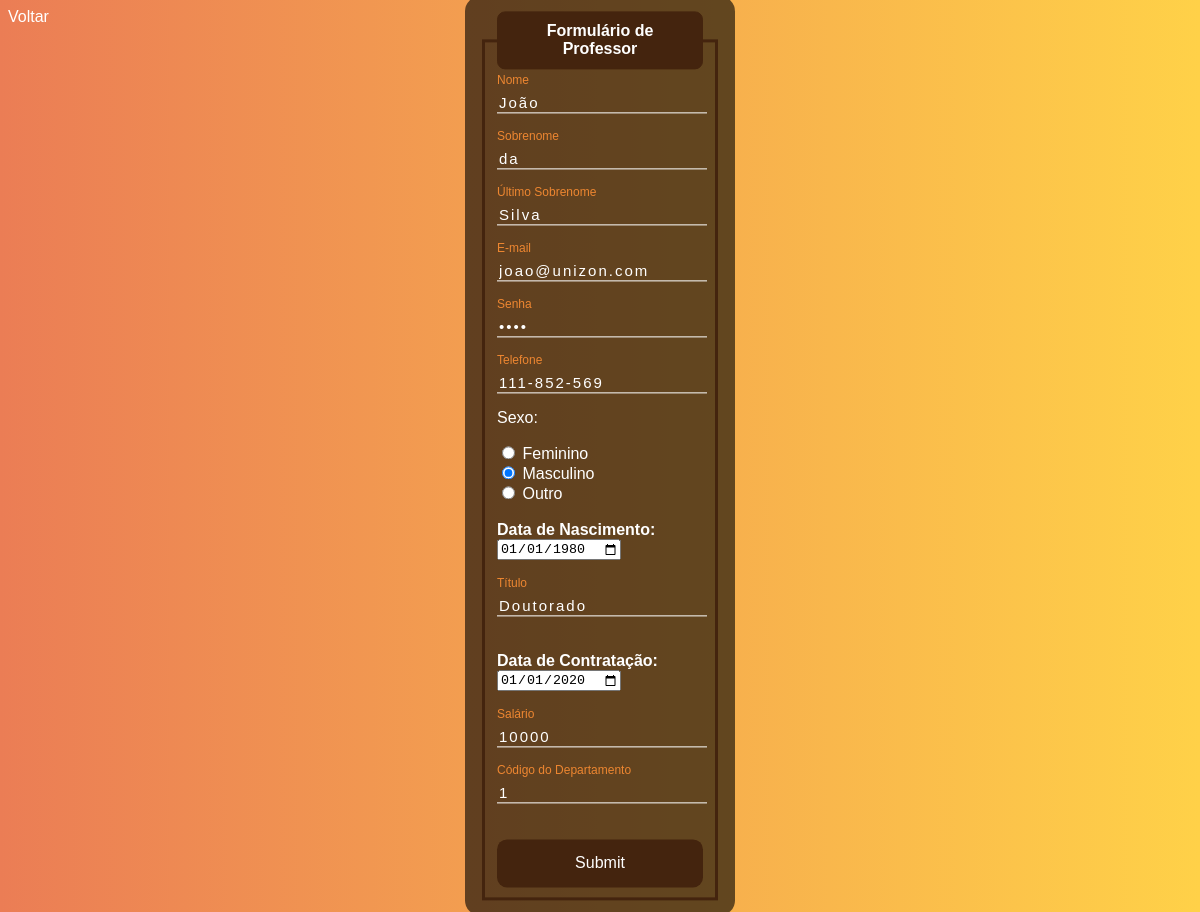
/editProf.php?id=1, run on the app's committed database.
### tables this page shows
CREATE TABLE professor (
    id INT NOT NULL AUTO_INCREMENT,
    pNome VARCHAR(30) NOT NULL,
    mNome VARCHAR(30) NOT NULL,
    uNome VARCHAR(30) NOT NULL,
    dataNasc DATE NOT NULL,
    sexo VARCHAR (30) NOT NULL,
    email VARCHAR(50) NOT NULL,
    senha VARCHAR(50) NOT NULL, 
    telefone VARCHAR(12),
    titulo VARCHAR(10),
    dataContratacao DATE NOT NULL,
    salario FLOAT NOT NULL,
    codDep INT NOT NULL,
    FOREIGN KEY (codDep) REFERENCES departamento(codDep) ON UPDATE CASCADE ON DELETE CASCADE,
    PRIMARY KEY(id)
);

### editProf.php (the view, shortened to what this page needs)
<?php
  if(!empty($_GET['id']))
  {
    include_once('config.php');
    $id = $_GET['id'];
    $sqlSelect = "SELECT * FROM professor WHERE id=$id";
    $result = $conexao->query($sqlSelect);
    if($result->num_rows > 0)
    {
      while($user_data = mysqli_fetch_assoc($result))
      {
        $pNome = $user_data['pNome'];
        $mNome = $user_data['mNome'];
        $uNome = $user_data['uNome'];
        $dataNasc = $user_data['dataNasc'];
        $sexo = $user_data['sexo'];
        $email = $user_data['email'];
        $senha = $user_data['senha'];
        $telefone = $user_data['telefone'];
        $titulo = $user_data['titulo'];
        $dataContratacao = $user_data['dataContratacao'];
        $salario = $user_data['salario'];
        $codDep = $user_data['codDep'];
      }
    }
    else
    {
      header('Location: listarProf.php');
    }
  }
  else
  {
    header('Location: listarProf.php');
  }
?>
<!DOCTYPE html>
<html>
<head>
</head>
<body class="formulario">
  <a class="voltar" href="homeADM.php">Voltar</a>
  <div class="tela-formulario">
    <form action="saveEditProf.php" method="post">
      <fieldset>
        <legend><b>Formulário de Professor</b></legend>
        <br>
        <div class="inputBox">
          <input type="text" name="pNome" id="pNome" class="inputUser" value="<?php echo $pNome ?>" required>
          <label class="labelInput" for="pNome">Nome</label>
        </div>
        <br><br>
        <div class="inputBox">
          <input type="text" name="mNome" id="mNome" class="inputUser" value="<?php echo $mNome ?>" required>
          <label class="labelInput" for="mNome">Sobrenome</label>
        </div>
        <br><br>
        <div class="inputBox">
          <input type="text" name="uNome" id="uNome" class="inputUser" value="<?php echo $uNome ?>" required>
          <label class="labelInput" for="uNome">Último Sobrenome</label>
        </div>
        <br><br>
        <div class="inputBox">
          <input type="text" name="email" id="email" class="inputUser" value="<?php echo $email ?>" required>
          <label class="labelInput" for="email">E-mail</label>
        </div>
        <br><br>
        <div class="inputBox">
          <input type="password" name="senha" id="senha" class="inputUser" value="<?php echo $senha ?>" required>
          <label class="labelInput" for="senha">Senha</label>
        </div>
        <br><br>
        <div class="inputBox">
            <input type="tel" name="telefone" id="telefone" class="inputUser" value="<?php echo $telefone ?>" required>
            <label class="labelInput" for="telefone">Telefone</label>
        </div>
        <p>Sexo:</p>
        <input type="radio" name="sexo" id="feminino" value="feminino" value="feminino"<?php echo ($sexo == 'feminino') ? 'checked': '' ?> required>
        <label for="feminino">Feminino</label>
        <br>
        <input type="radio" name="sexo" id="masculino" value="masculino" value="masculino"<?php echo ($sexo == 'masculino') ? 'checked': '' ?> required>
        <label for="masculino">Masculino</label>
        <br>
        <input type="radio" name="sexo" id="outro" value="outro"<?php echo ($sexo == 'outro') ? 'checked': '' ?> value="outro" required>
        <label for="outro">Outro</label>
        <br><br>
        <label for="dataNasc"><b>Data de Nascimento:</b></label>
        <input type="date" name="dataNasc" id="dataNasc"  value="<?php echo $dataNasc ?>" required>
        <br><br><br>
        <div class="inputBox">
            <input type="text" name="titulo" id="titulo" class="inputUser" value="<?php echo $titulo ?>" required>
            <label class="labelInput" for="titulo">Título</label>
        </div>
        <br><br>
        <label for="dataContratacao"><b>Data de Contratação:</b></label>
        <input type="date" name="dataContratacao" id="dataContratacao"  value="<?php echo $dataContratacao ?>" required>
        <br><br><br>
        <div class="inputBox">
            <input type="text" name="salario" id="salario" class="inputUser" value="<?php echo $salario ?>" required>
            <label class="labelInput" for="salario">Salário</label>
        </div>
        <br><br>
        <div class="inputBox">
            <input type="text" name="codDep" id="codDep" class="inputUser" value="<?php echo $codDep ?>" required>
            <label class="labelInput" for="codDep">Código do Departamento</label>
        </div>
        <br><br>
        <input type="submit" name="update" id="update">
      </fieldset>
    </form>
  </div>
</body>
</html>

### editProf.php (style rules this page uses)
body { font-family: Arial, Helvetica, sans-serif; }
.formulario { background: linear-gradient(to right, #eb7d55, #ffd148 ); }
.tela-formulario { color: white; position: absolute; top: 50%; left: 50%; transform: translate(-50%, -50%); background-color: rgba(0, 0, 0, 0.6); padding: 15px; border-radius: 15px; width: 20%; }
.tela-formulario fieldset { border: 3px solid #44240e; }
.tela-formulario legend { border: 1px solid #44240e; padding: 10px; text-align: center; background-color: #44240e; border-radius: 8px; }
.inputBox { position: relative; }
.inputUser { background: none; border: none; border-bottom: 1px solid white; outline: none; color: white; font-size: 15px; width: 100%; letter-spacing: 2px; }
.labelInput { position: absolute; top: 0px; left: 0px; pointer-events: none; transition: .5s; }
.inputUser:focus ~ .labelInput, .inputUser:valid ~ .labelInput { top: -20px; font-size: 12px; color: #ed8631; }
#update { background: #44240e; width: 100%; border: none; color: white; padding: 15px; font-size: 16px; cursor: pointer; border-radius: 10px; }
.voltar { text-decoration: none; color:white; }

### data on the page
professor: pNome "João", mNome "da", uNome "Silva", email "joao@unizon.com", telefone "111-852-569", sexo "☐ Feminino", sexo "☑ Masculino", sexo "☐ Outro", dataNasc "01/01/1980", titulo "Doutorado", dataContratacao "01/01/2020", salario "10000", codDep "1"
